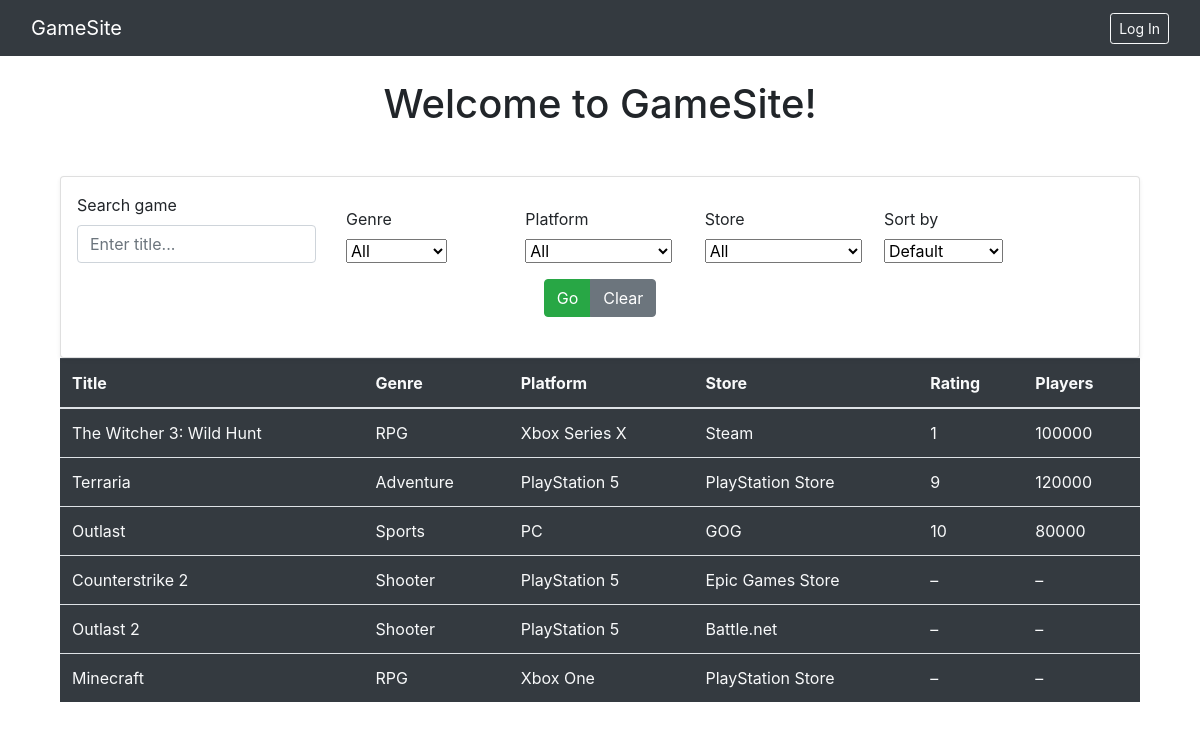
The page / on the database its author committed.
### game_site/models.py (models this page shows, shortened)
class Game(models.Model):
    game_name = models.CharField(max_length=30)
    genre = models.ForeignKey(Genre, on_delete=models.CASCADE)
    platform = models.ForeignKey(Platform, on_delete=models.CASCADE)
    store = models.ForeignKey(Store, on_delete=models.CASCADE)
    size = models.ForeignKey(Size, on_delete=models.SET_NULL, null=True)
    developer = models.ForeignKey(Developer, on_delete=models.SET_NULL, null=True)
    publisher = models.ForeignKey(Publisher, on_delete=models.SET_NULL, null=True)
    dlc = models.ForeignKey(DLC, on_delete=models.SET_NULL, null=True, blank=True)
    game_mode = models.ForeignKey(GameMode, on_delete=models.SET_NULL, null=True)
    license = models.ForeignKey(License, on_delete=models.SET_NULL, null=True)
    system_requirements = models.ForeignKey(SystemRequirement, on_delete=models.SET_NULL, null=True)
    review = models.ForeignKey(Review, on_delete=models.SET_NULL, null=True, blank=True)
    multimedia = models.ForeignKey(Multimedia, on_delete=models.SET_NULL, null=True, blank=True)
    status = models.ForeignKey(Status, on_delete=models.SET_NULL, null=True)
    sales_history = models.ForeignKey(SalesHistory, on_delete=models.SET_NULL, null=True, blank=True)
    game_log = models.ForeignKey(GameLog, on_delete=models.SET_NULL, null=True, blank=True)
    rating = models.ForeignKey(Rating, on_delete=models.SET_NULL, null=True)
    online_status = models.ForeignKey(OnlineStatus, on_delete=models.SET_NULL, null=True, blank=True)
    award = models.ForeignKey(Award, on_delete=models.SET_NULL, null=True, blank=True)
    language = models.ForeignKey(Language, on_delete=models.SET_NULL, null=True)

class Genre(models.Model):
    genre_ID=models.IntegerField()
    Genre_Name=models.CharField(max_length=30)
    Genre_Popularity=models.CharField(max_length=20)
    def __str__(self):
        return self.Genre_Name

class Platform(models.Model):
    platform_ID=models.IntegerField()
    Platform_Name=models.CharField(max_length=30)
    def __str__(self):
        return self.Platform_Name

class Store(models.Model):
    store_ID=models.IntegerField()
    Store_Name=models.CharField(max_length=30)
    def __str__(self):
        return self.Store_Name

class Review(models.Model):
    review_ID = models.IntegerField()
    rating = models.IntegerField()
    text = models.TextField()

class OnlineStatus(models.Model):
    active_players = models.IntegerField()
    registered_players = models.IntegerField()

### game_site/views.py (the view)
# urls.py: path('', views.games_view_main, name="home"),
def games_view_main(request):
    games_qs = Game.objects.select_related(
        "genre", "platform", "store", "rating", "online_status"
    ).all()
    search_term = request.GET.get("search", "").strip()
    genre_filter = request.GET.get("genre", "")
    platform_filter = request.GET.get("platform", "")
    store_filter = request.GET.get("store", "")
    whitelisted = request.GET.get("whitelisted")
    sort_by = request.GET.get("sort", "")
    if search_term:
        games_qs = games_qs.filter(game_name__icontains=search_term)
    if genre_filter:
        games_qs = games_qs.filter(genre_id=genre_filter)
    if platform_filter:
        games_qs = games_qs.filter(platform_id=platform_filter)
    if store_filter:
        games_qs = games_qs.filter(store_id=store_filter)
    if whitelisted == "yes":
        games_qs = games_qs.filter(whitelisted_by=request.user)
    elif whitelisted == "no":
        games_qs = games_qs.exclude(whitelisted_by=request.user)
    if sort_by == "name":
        games_qs = games_qs.order_by("game_name")
    elif sort_by == "rating":
        games_qs = games_qs.order_by("-review__rating")
    elif sort_by == "players":
        games_qs = games_qs.order_by("-online_status__active_players")
    context = {
        "games": games_qs,
        "genres": Genre.objects.all(),
        "platforms": Platform.objects.all(),
        "stores": Store.objects.all(),
        "search": search_term,
        "selected_genre": genre_filter,
        "selected_platform": platform_filter,
        "selected_store": store_filter,
        "sort_by": sort_by,
        "whitelisted": whitelisted,
    }
    return render(request, "home.html", context)

### game_site/templates/home.html (shortened to what this page needs)
{% extends "base.html" %}
{% block content %}
<h1 class="text-center mt-4">Welcome to GameSite!</h1>
<div class="container mt-5">
  <form method="get" class="card p-3 shadow-sm">
    <div class="row g-3 align-items-end">
      <div class="col-md-3">
        <label class="form-label">Search game</label>
        <input
          name="search"
          type="text"
          class="form-control"
          value="{{ search }}"
          placeholder="Enter title..."
        />
      </div>
      <div class="col-md-2">
        <label class="form-label">Genre</label>
        <select name="genre" class="form-select">
          <option value="">All</option>
        </select>
      </div>
      <div class="col-md-2">
        <label class="form-label">Platform</label>
        <select name="platform" class="form-select">
          <option value="">All</option>
        </select>
      </div>
      <div class="col-md-2">
        <label class="form-label">Store</label>
        <select name="store" class="form-select">
          <option value="">All</option>
        </select>
      </div>
      <div class="col-md-2">
        <label class="form-label">Sort by</label>
        <select name="sort" class="form-select">
          <option value="">Default</option>
        </select>
      </div>
     <div class="col-12 d-flex justify-content-center mt-3 mb-4">
    <div class="btn-group gap-2" role="group">
        <button class="btn btn-success" type="submit">Go</button>
        <a href="{% url 'home' %}" class="btn btn-secondary">Clear</a>
    </div>
</div>
    </div>
  </form>
  <table class="table table-hover align-middle text-light bg-dark">
    <thead class="table-dark">
      <tr>
        <th>Title</th>
        <th>Genre</th>
        <th>Platform</th>
        <th>Store</th>
        <th>Rating</th>
        <th>Players</th>
      </tr>
    </thead>
    <tbody>
      {% for game in games %}
      <tr class="game-row" data-id="{{ game.id }}" style="cursor: pointer;">
    <td>{{ game.game_name }}</td>
    <td>{{ game.genre }}</td>
    <td>{{ game.platform }}</td>
    <td>{{ game.store }}</td>
    <td>{{ game.review.rating|default:"–" }}</td>
    <td>{{ game.online_status.active_players|default:"–" }}</td>
</tr>
      {% empty %}
      <tr><td colspan="6" class="text-center text-muted">No games found</td></tr>
      {% endfor %}
    </tbody>
  </table>
</div>
{% endblock %}

### game_site/templates/base.html (style rules this page uses)
table.table { background-color: #343a40; }
table.table td, table.table th { color: #f8f9fa; }

### rows shown on the page
Game: game_name "The Witcher 3: Wild Hunt", genre "RPG", platform "Xbox Series X", store "Steam", review.rating "1", online_status.active_players "100000"
Game: game_name "Terraria", genre "Adventure", platform "PlayStation 5", store "PlayStation Store", review.rating "9", online_status.active_players "120000"
Game: game_name "Outlast", genre "Sports", platform "PC", store "GOG", review.rating "10", online_status.active_players "80000"
Game: game_name "Counterstrike 2", genre "Shooter", platform "PlayStation 5", store "Epic Games Store", review.rating "–", online_status.active_players "–"
Game: game_name "Outlast 2", genre "Shooter", platform "PlayStation 5", store "Battle.net", review.rating "–", online_status.active_players "–"
Game: game_name "Minecraft", genre "RPG", platform "Xbox One", store "PlayStation Store", review.rating "–", online_status.active_players "–"
